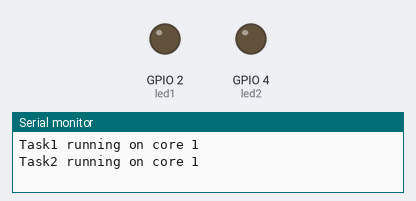
A sketch run on a simulated ESP32. Shown: output pins drawn as LEDs (lit = HIGH), the last lines printed to the serial monitor.

Above: at 1.5 s.
At 2.2 s:
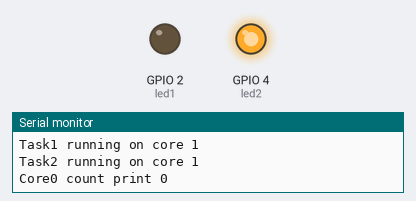
At 6.5 s:
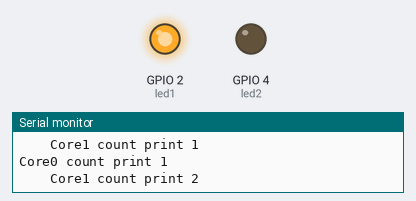
Timing chart, 0 to 7.9 s (numbered marks = the images above):
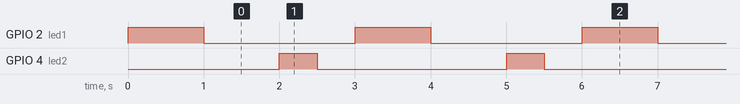

The sketch:

ESP32_Duel_Core_Task_Semaphore.ino
```cpp
TaskHandle_t Task1;
TaskHandle_t Task2;

SemaphoreHandle_t batton;

// LED pins
const int led1 = 2;
const int led2 = 4;

int count;

void setup() {
  Serial.begin(115200);
  pinMode(led1, OUTPUT);
  pinMode(led2, OUTPUT);
  batton = xSemaphoreCreateMutex();
  //create a task that will be executed in the Task1code() function, with priority 1 and executed on core 0
  xTaskCreatePinnedToCore(
    Task1code,   /* Task function. */
    "Task1",     /* name of task. */
    10000,       /* Stack size of task */
    NULL,        /* parameter of the task */
    0,           /* priority of the task [Lowest number Lowest Priority]*/
    &Task1,      /* Task handle to keep track of created task */
    0);          /* pin task to core 0 */
  delay(500);

  //create a task that will be executed in the Task2code() function, with priority 1 and executed on core 1
  xTaskCreatePinnedToCore(
    Task2code,   /* Task function. */
    "Task2",     /* name of task. */
    10000,       /* Stack size of task */
    NULL,        /* parameter of the task */
    1,           /* priority of the task */
    &Task2,      /* Task handle to keep track of created task */
    1);          /* pin task to core 1 */
  delay(500);
}

//Task1code: blinks an LED every 1000 ms
void Task1code( void * pvParameters ) {
  Serial.print("Task1 running on core ");
  Serial.println(xPortGetCoreID());

  for (;;) {
    xSemaphoreTake(batton, portMAX_DELAY);
    //From here code not worked
    digitalWrite(led1, HIGH);
    delay(1000);
    digitalWrite(led1, LOW);
    delay(1000);
    Serial.print("Core0 count print ");
    Serial.println(count);
    xSemaphoreGive(batton);
    delay(50);
  }
}
//Task2code: blinks an LED every 700 ms
void Task2code( void * pvParameters ) {
  Serial.print("Task2 running on core ");
  Serial.println(xPortGetCoreID());

  for (;;) {
    xSemaphoreTake(batton, portMAX_DELAY);
    digitalWrite(led2, HIGH);
    delay(500);
    digitalWrite(led2, LOW);
    delay(500);
    count++;
    Serial.print("\t\tCore1 count print ");
    Serial.println(count);
    xSemaphoreGive(batton);
    delay(50);
  }
}

void loop() {

}
```

Measured:
- by itself, GPIO 2 (led1): alternates HIGH for 1.0 s and LOW for 2.0 s
- by itself, GPIO 4 (led2): alternates HIGH for 0.50 s and LOW for 2.5 s
- by itself, everything shown: repeats every 3.0 s, in 4 steps
